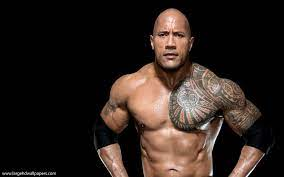
#> input picture dataset/Unknown/download.jfif, 284 x 177 px, given in place of the camera
$ python 1_datasetCreation.py
#> lines starting #> are read from the running program, lines starting #| are printed output that depends on the picture; after the words box and inside, x2 and y2 are one past the last pixel; in counts of white or black regions, pixels touching at a corner belong together
import imutils
import time
import cv2
import csv
import os

# to detect the face ( only face )
cascade = 'haarcascade_frontalface_default.xml'
detector = cv2.CascadeClassifier(cascade)


Name = str(input("Enter your Name : "))  # input name as string
#> the answer given: dataset/Unknown/download.jfif
Roll_Number = int(input("Enter your Roll_Number : ")) # input roll_no as number
#> the answer given: 3
dataset = 'dataset'
sub_data = Name
path = os.path.join(dataset, sub_data)

# create the subfolder with student name
if not os.path.isdir(path):
    os.mkdir(path)
    print(sub_data)

info = [str(Name), str(Roll_Number)]
with open('student.csv', 'a') as csvFile: # append data in csv file
    write = csv.writer(csvFile)
    write.writerow(info)
csvFile.close()

print("Starting video stream...")
cam = cv2.VideoCapture(0)  # open camera to capture image
time.sleep(2.0)
total = 0

while total < 100:  # toatl image needs to be capture
    print(total)
    _, frame = cam.read()
#> frame is the input picture: shape (177, 284, 3); mean B, G, R 29.6, 34.7, 45.1
    img = imutils.resize(frame, width=400)
    gray =cv2.cvtColor(img, cv2.COLOR_BGR2GRAY)
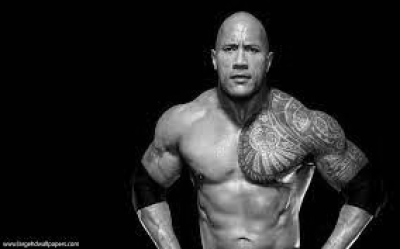
#> gray: shape (249, 400); min 0, max 247, mean 37.2
    rects = detector.detectMultiScale(gray, scaleFactor=1.1,minNeighbors=5, minSize=(30, 30))
#> rects = [[205, 21, 71, 71]]

    for (x, y, w, h) in rects:
        # cv2.rectangle(frame, (x, y), (x + w, y + h), (0, 255, 0), 2)
        cv2.rectangle(frame, (x, y), (x + w, y + h), (255, 255, 0), 2)
        p = os.path.sep.join([path, "{}.png".format(
            str(total).zfill(5))]) #'dataset\\test\\00000.png'
        cv2.imwrite(p, img)  #save with 00000.png
        total += 1
#> this loop made 1 pass
#> (x, y, w, h, total) on pass 1: (205, 21, 71, 71, 1)
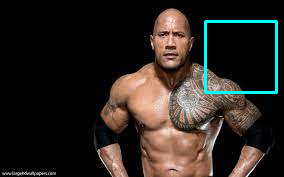
#> frame: shape (177, 284, 3); 1.69% of pixels changed, all inside (x1, y1, x2, y2) = (204, 20, 278, 94)
#> after the loop, total = 1

    cv2.imshow("Frame", frame)
    key = cv2.waitKey(1) & 0xFF #esc to break
#> (key q is pressed here)
    if key == ord("q"):
        break

cam.release()
cv2.destroyAllWindows()

$ run again, on dataset/Unknown/pexels-ali-madad-sakhirani-997472.jpg
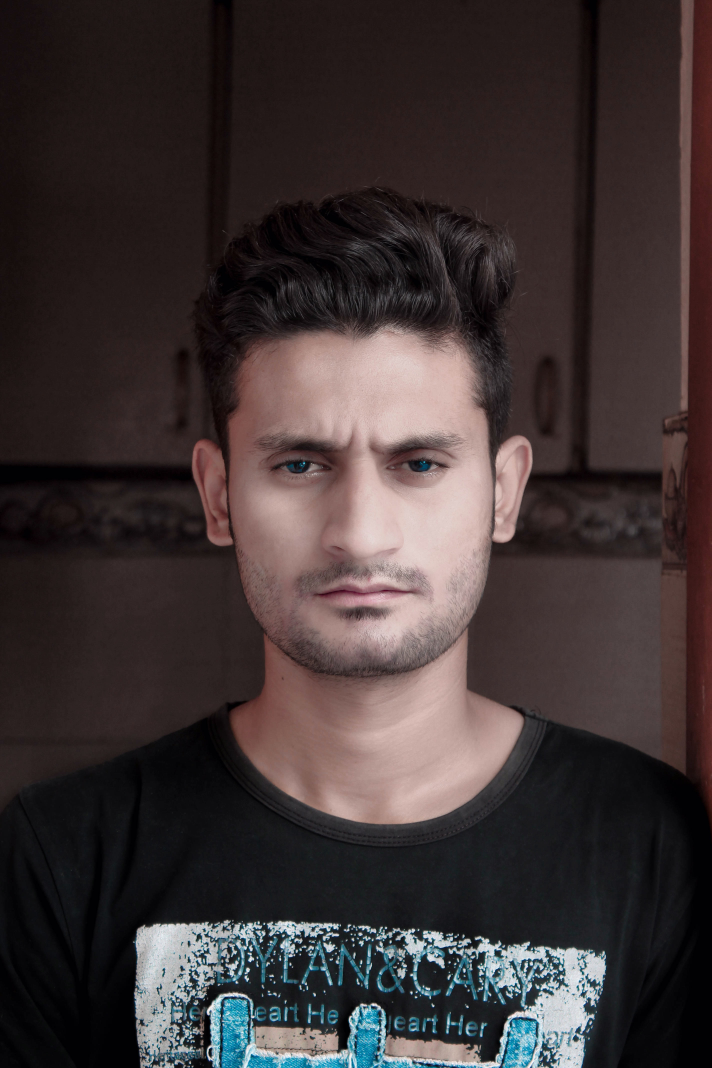
#> input picture dataset/Unknown/pexels-ali-madad-sakhirani-997472.jpg, 2848 x 4272 px, given in place of the camera (shown at 1/4 size)
#> frame is the input picture: shape (4272, 2848, 3); mean B, G, R 52.2, 52.2, 62
#> `img = imutils.resize(frame, width=400)`:
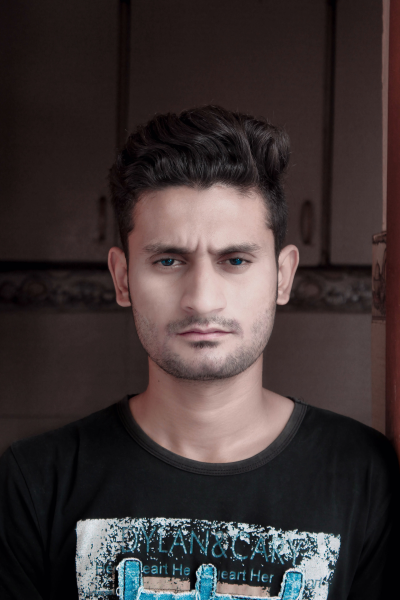
#> img: shape (600, 400, 3); mean B, G, R 52.2, 52.2, 62
#> `gray =cv2.cvtColor(img, cv2.COLOR_BGR2GRAY)`:
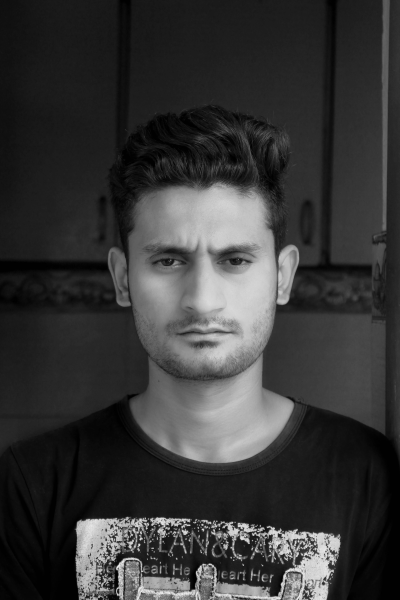
#> gray: shape (600, 400); min 0, max 236, mean 55.1
#> rects = [[105, 187, 196, 196]]
#> the loop `for (x, y, w, h) in rects:` made 1 pass
#> (x, y, w, h, total) on pass 1: (105, 187, 196, 196, 1)
#> after the loop `for (x, y, w, h) in rects:`: total = 1
